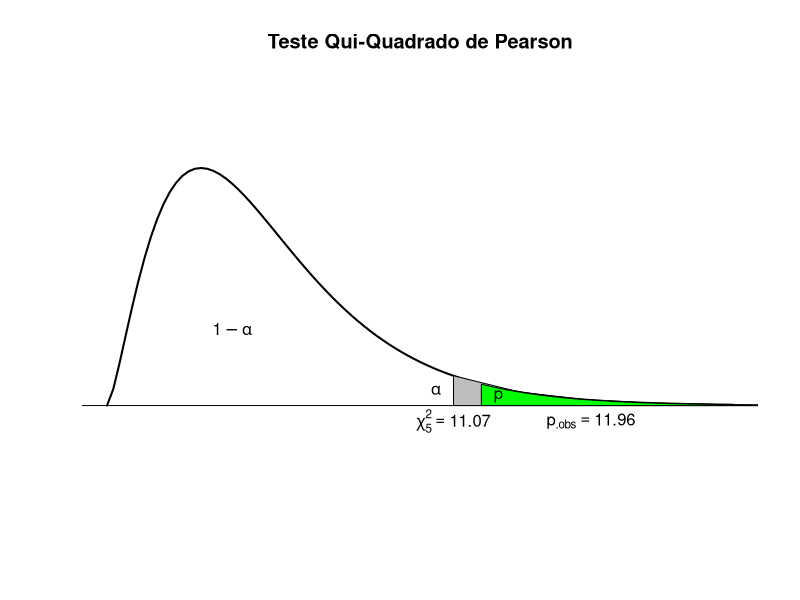
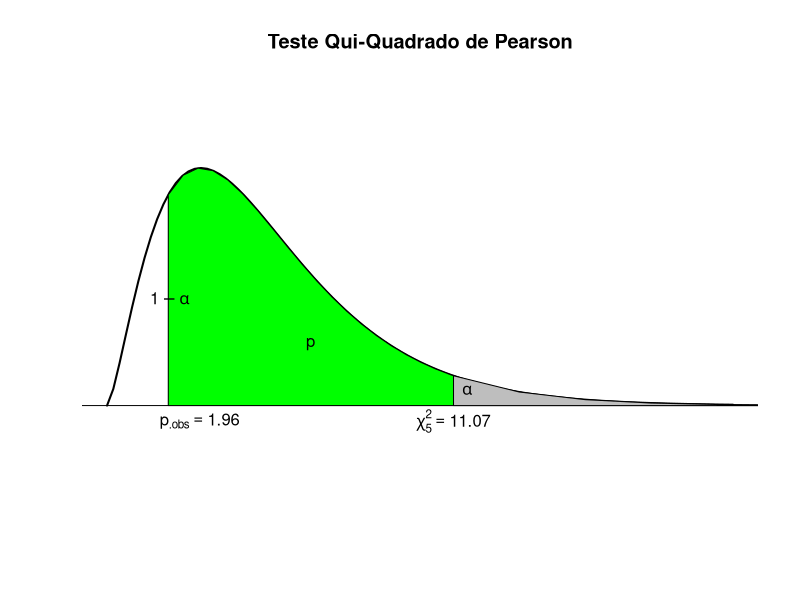

Generate these figures, in order, with R:
## ---- chunk 1
# criando o dataset
clas1=c(5,0,18);clas2=c(4,1,56);clas3=c(3,2,110)
clas4=c(2,3,88);clas5=c(1,4,40);clas6=c(0,5,8)

data = data.frame(clas1,clas2,clas3,clas4,clas5,clas6,c(0,0,sum(clas1[3],clas2[3],clas3[3],clas4[3],clas5[3],clas6[3])))
names(data)=c("clas1","clas2","clas3","clas4","clas5","clas6","total")
row.names(data)=c("m","h","nfami")
attach(data)
data
## ---- chunk 2
#frequencias observadas
fob=data[3,1:6]
fob

#frequencias experadas
aux=0:5
prob=dbinom(aux,5,0.5)
fexp=prob*320
fexp
## ---- chunk 3
n=320 # numero de familias

Ei=fexp # frequencias esperadas

Oi=fob # frequências Observadas

k=length(Oi) # quantidade de frequências esperadas

Q=sum(((Oi-Ei)^2)/Ei) # Estatística de teste
Q

p_valor=pchisq(Q,k-1,lower=F) # calculando o p-valor
p_valor

a=0.05
qa=qchisq(1-a,k-1) # quantil teorico com alpha=0.05
qa

## ---- chunk 4
plot(c(0,20),c(-0.05,0.2), type="n",main="Teste Qui-Quadrado de Pearson", xlab='', ylab="", cex.lab=1.5,axes = F, frame.plot = F)
abline(h=0,lwd=1)
curve(dchisq(x,k-1),lwd=2,from=0,to=20,add=T)
#Descomente para desenhar a area do p-valor
As=seq(qa,30,len=10)
polygon(c(qa,As,20),c(0,dchisq(As,k-1),0),col="gray")
text(4,0.05,expression(1-alpha))
text(10.5,0.01,expression(alpha))
text(qa,-.01,bquote(chi[.(k-1)]^2 == .(round(qa,2))))
Bs=seq(Q,30,len=60)
polygon(c(Q,Bs,20),c(0,dchisq(Bs,k-1),0),col="green")

text(12.5,0.006,expression(p))
text(Q+3.5,-.01,bquote(p[.obs] == .(round(Q,2))))


## ---- chunk 5
totalh=sum(data[3,1:6]*data[2,1:6]) # total de homens

totalm=sum(data[3,1:6]*data[1,1:6]) # total de mulheres

fh=totalh/(totalh+totalm) # porcentagem de homens 
fh

## ---- chunk 6
# recalculando as frequencias experadas
aux2=0:5
prob2=dbinom(aux,5,fh)
prob2
fexp2=prob2*320
fexp2 # nova frequencia experada

## ---- chunk 7
# teste qui-quadrado 2

n=320 # numero de familias

Ei=fexp2 # frequencias esperadas

Oi=fob # frequências Observadas

k=length(Oi) # quantidade de frequências esperadas

Q=sum(((Oi-Ei)^2)/Ei) # Estatística de teste

p_valor=pchisq(Q,k-1,lower=F) # calculando o p-valor
p_valor

a=0.05
qa=qchisq(1-a,k-1) # quantil teorico com alpha=0.05
qa


plot(c(0,20),c(-0.05,0.2), type="n",main="Teste Qui-Quadrado de Pearson", xlab='', ylab="", cex.lab=1.5,axes = F, frame.plot = F)
abline(h=0,lwd=1)
curve(dchisq(x,k-1),lwd=2,from=0,to=20,add=T)
#Descomente para desenhar a area do p-valor
Bs=seq(Q,30,len=60)
polygon(c(Q,Bs,20),c(0,dchisq(Bs,k-1),0),col="green")
text(6.5,0.04,expression(p))
text(Q+1,-.01,bquote(p[.obs] == .(round(Q,2))))
As=seq(qa,30,len=10)
polygon(c(qa,As,20),c(0,dchisq(As,k-1),0),col="gray")
text(2,0.07,expression(1-alpha))
text(11.5,0.01,expression(alpha))
text(qa,-.01,bquote(chi[.(k-1)]^2 == .(round(qa,2))))


